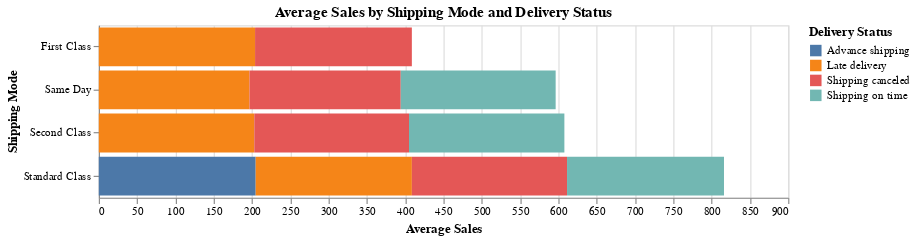

Notebook code cell kept with this figure:
### Code cell
chartAvg = alt.Chart(avgSalesShipping).mark_bar().encode(
    y=alt.X('Shipping Mode', title='Shipping Mode', sort='x'),
    x=alt.Y('avg_sales:Q', title='Average Sales'),
    color='Delivery Status',
    tooltip=['Shipping Mode', 'Delivery Status', 'avg_sales']
).properties(
    title='Average Sales by Shipping Mode and Delivery Status',
    width=600,
    height=150
)

chartAvg

### Figure 1 — Vega-Lite specification as saved in the notebook (floating-point values rounded to 4 significant figures)
{"config": {"view": {"continuousWidth": 400, "continuousHeight": 300}}, "data": {"name": "data-803c52d06ca3f8c8fc496fd2c91841ca"}, "mark": "bar", "encoding": {"color": {"field": "Delivery Status", "type": "nominal"}, "tooltip": [{"field": "Shipping Mode", "type": "nominal"}, {"field": "Delivery Status", "type": "nominal"}, {"field": "avg_sales", "type": "quantitative"}], "x": {"field": "avg_sales", "title": "Average Sales", "type": "quantitative"}, "y": {"field": "Shipping Mode", "sort": "x", "title": "Shipping Mode", "type": "nominal"}}, "height": 150, "title": "Average Sales by Shipping Mode and Delivery Status", "width": 600, "$schema": "https://vega.github.io/schema/vega-lite/v4.17.0.json", "datasets": {"data-803c52d06ca3f8c8fc496fd2c91841ca": [{"Shipping Mode": "First Class", "Delivery Status": "Late delivery", "avg_sales": 204.0}, {"Shipping Mode": "First Class", "Delivery Status": "Shipping canceled", "avg_sales": 204.7}, {"Shipping Mode": "Same Day", "Delivery Status": "Late delivery", "avg_sales": 196.7}, {"Shipping Mode": "Same Day", "Delivery Status": "Shipping canceled", "avg_sales": 197.4}, {"Shipping Mode": "Same Day", "Delivery Status": "Shipping on time", "avg_sales": 202.2}, {"Shipping Mode": "Second Class", "Delivery Status": "Late delivery", "avg_sales": 203.0}, {"Shipping Mode": "Second Class", "Delivery Status": "Shipping canceled", "avg_sales": 202.0}, {"Shipping Mode": "Second Class", "Delivery Status": "Shipping on time", "avg_sales": 202.8}, {"Shipping Mode": "Standard Class", "Delivery Status": "Advance shipping", "avg_sales": 204.8}, {"Shipping Mode": "Standard Class", "Delivery Status": "Late delivery", "avg_sales": 203.9}, {"Shipping Mode": "Standard Class", "Delivery Status": "Shipping canceled", "avg_sales": 202.6}, {"Shipping Mode": "Standard Class", "Delivery Status": "Shipping on time", "avg_sales": 204.9}]}}
